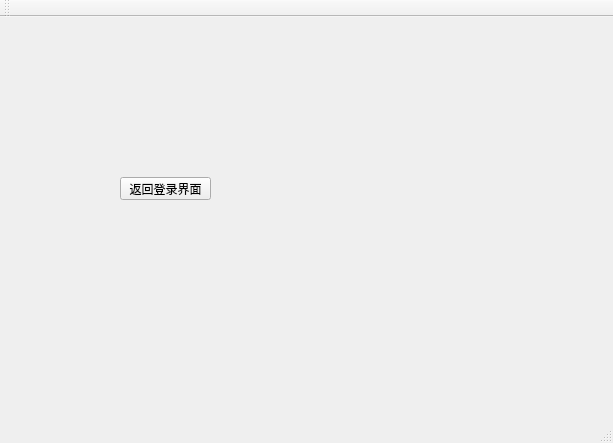
<?xml version="1.0" encoding="UTF-8"?>
<ui version="4.0">
 <class>MainWindow</class>
 <widget class="QMainWindow" name="MainWindow">
  <property name="geometry">
   <rect>
    <x>0</x>
    <y>0</y>
    <width>613</width>
    <height>443</height>
   </rect>
  </property>
  <property name="windowTitle">
   <string>MainWindow</string>
  </property>
  <widget class="QWidget" name="centralWidget">
   <widget class="QPushButton" name="pushButton">
    <property name="geometry">
     <rect>
      <x>120</x>
      <y>160</y>
      <width>91</width>
      <height>23</height>
     </rect>
    </property>
    <property name="text">
     <string>返回登录界面</string>
    </property>
   </widget>
  </widget>
  <widget class="QMenuBar" name="menuBar">
   <property name="geometry">
    <rect>
     <x>0</x>
     <y>0</y>
     <width>613</width>
     <height>23</height>
    </rect>
   </property>
  </widget>
  <widget class="QToolBar" name="mainToolBar">
   <attribute name="toolBarArea">
    <enum>TopToolBarArea</enum>
   </attribute>
   <attribute name="toolBarBreak">
    <bool>false</bool>
   </attribute>
  </widget>
  <widget class="QStatusBar" name="statusBar"/>
 </widget>
 <layoutdefault spacing="6" margin="11"/>
 <resources/>
 <connections/>
</ui>
